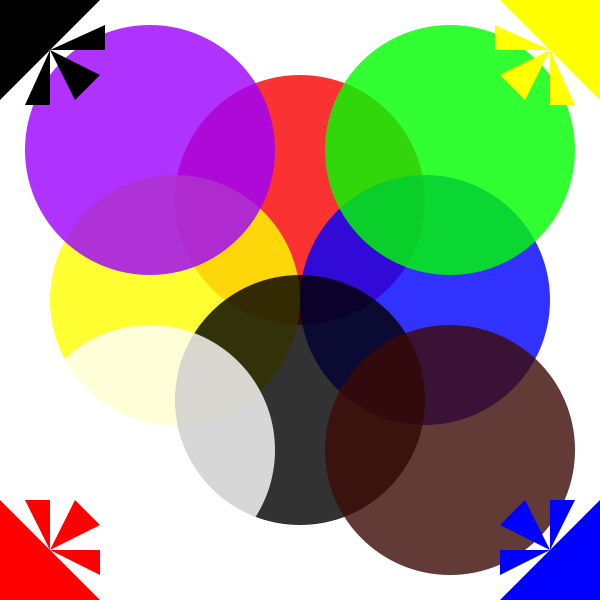
Frame 1 (no input)
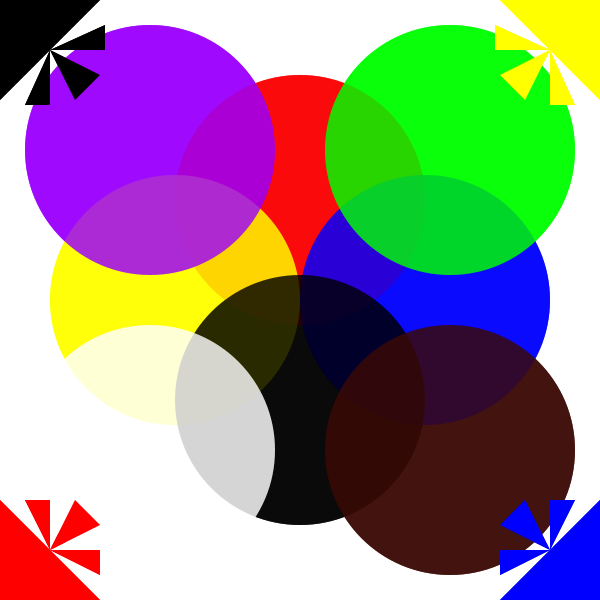
Frame 2 (the mouse pressed at the canvas centre, redrawn once)

The Processing sketch that drew these frames (run headless with seeded random() and noise(); the mouse was pressed at the canvas centre and the sketch redrawn once):

// Processing sketch: processing_11806
// ── processing_11806.pde

// Assignment #1
// Name: Lucia Echegorri
// E-mail: lechegorri@brynmawr.edu 
// Date: September 7th, 2010

void setup() {
smooth();
noLoop();
size(600,600);
background(255);

}
void draw() {
noStroke();
//first circle
fill(250,0,0,205);
ellipse(300,200,250,250);

//second circle
fill(255,255,0,205);
ellipse(175,300,250,250);

//third circle
fill(0,0,255,205);
ellipse(425,300,250,250);

//fourth circle
fill(0,0,0,205);
ellipse(300,400,250,250);

//first overlapping circle
fill(155,0,255,205);
ellipse(150,150,250,250);

//second overlapping circle
fill(0,255,0,205);
ellipse(450,150,250,250);

//third overlapping circle
fill(255,255,255,205);
ellipse(150,450,250,250);

//fourth overlapping circle
fill(60,10,5,205);
ellipse(450,450,250,250);

//upper left triangular corner
fill(0,0,0);
triangle(0,0,0,100,100,0);
triangle(50,50,100,75,75,100);
triangle(50,50,50,105,25,105);
triangle(50,50,105,50,105,25);

//lower right triangular corner
fill(0,0,255);
triangle(600,600,500,600,600,500);
triangle(550,550,575,500,550,500);
triangle(550,550,500,575,500,550);
triangle(550,550,525,500,500,525);

//lower left triangular corner
fill(255,0,0);
triangle(0,600,100,600,0,500);
triangle(50,550,25,500,50,500);
triangle(50,550,100,575,100,550);
triangle(50,550,75,500,100,525);


//upper right triangular corner
fill(255,255,0);
triangle(600,0,600,100,500,0);
triangle(550,50,500,75,525,100);
triangle(550,50,550,105,575,105);
triangle(550,50,495,50,495,25);


}
